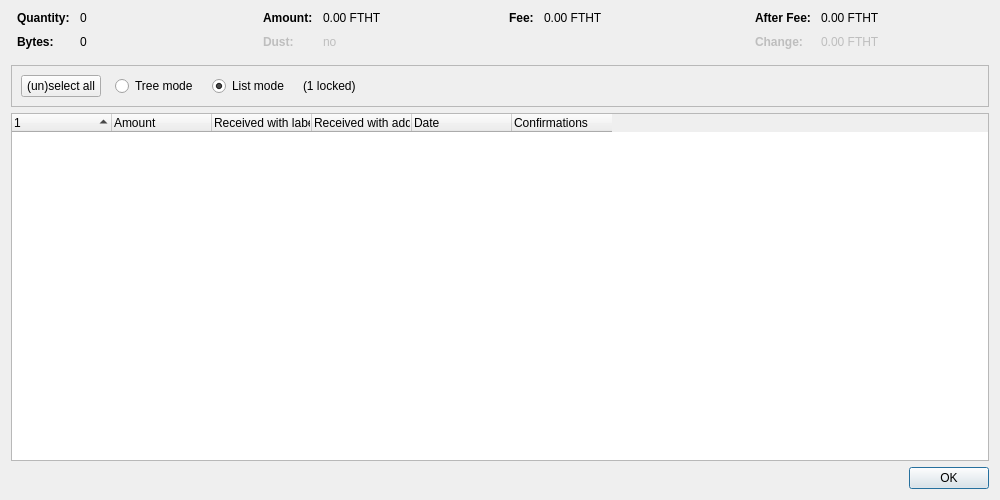
<?xml version="1.0" encoding="UTF-8"?>
<ui version="4.0">
 <class>CoinControlDialog</class>
 <widget class="QDialog" name="CoinControlDialog">
  <property name="geometry">
   <rect>
    <x>0</x>
    <y>0</y>
    <width>1000</width>
    <height>500</height>
   </rect>
  </property>
  <property name="windowTitle">
   <string>Coin Selection</string>
  </property>
  <layout class="QVBoxLayout" name="verticalLayout">
   <item>
    <layout class="QHBoxLayout" name="horizontalLayoutTop" stretch="0,0,0,0">
     <property name="topMargin">
      <number>0</number>
     </property>
     <property name="bottomMargin">
      <number>10</number>
     </property>
     <item>
      <layout class="QFormLayout" name="formLayoutCoinControl1">
       <property name="horizontalSpacing">
        <number>10</number>
       </property>
       <property name="verticalSpacing">
        <number>10</number>
       </property>
       <property name="leftMargin">
        <number>6</number>
       </property>
       <property name="rightMargin">
        <number>6</number>
       </property>
       <item row="0" column="0">
        <widget class="QLabel" name="labelCoinControlQuantityText">
         <property name="font">
          <font>
           <weight>75</weight>
           <bold>true</bold>
          </font>
         </property>
         <property name="text">
          <string>Quantity:</string>
         </property>
        </widget>
       </item>
       <item row="0" column="1">
        <widget class="QLabel" name="labelCoinControlQuantity">
         <property name="cursor">
          <cursorShape>IBeamCursor</cursorShape>
         </property>
         <property name="contextMenuPolicy">
          <enum>Qt::ActionsContextMenu</enum>
         </property>
         <property name="text">
          <string notr="true">0</string>
         </property>
         <property name="textInteractionFlags">
          <set>Qt::LinksAccessibleByMouse|Qt::TextSelectableByKeyboard|Qt::TextSelectableByMouse</set>
         </property>
        </widget>
       </item>
       <item row="1" column="0">
        <widget class="QLabel" name="labelCoinControlBytesText">
         <property name="font">
          <font>
           <weight>75</weight>
           <bold>true</bold>
          </font>
         </property>
         <property name="text">
          <string>Bytes:</string>
         </property>
        </widget>
       </item>
       <item row="1" column="1">
        <widget class="QLabel" name="labelCoinControlBytes">
         <property name="cursor">
          <cursorShape>IBeamCursor</cursorShape>
         </property>
         <property name="contextMenuPolicy">
          <enum>Qt::ActionsContextMenu</enum>
         </property>
         <property name="text">
          <string notr="true">0</string>
         </property>
         <property name="textInteractionFlags">
          <set>Qt::LinksAccessibleByMouse|Qt::TextSelectableByKeyboard|Qt::TextSelectableByMouse</set>
         </property>
        </widget>
       </item>
      </layout>
     </item>
     <item>
      <layout class="QFormLayout" name="formLayoutCoinControl2">
       <property name="horizontalSpacing">
        <number>10</number>
       </property>
       <property name="verticalSpacing">
        <number>10</number>
       </property>
       <property name="leftMargin">
        <number>6</number>
       </property>
       <property name="rightMargin">
        <number>6</number>
       </property>
       <item row="0" column="0">
        <widget class="QLabel" name="labelCoinControlAmountText">
         <property name="font">
          <font>
           <weight>75</weight>
           <bold>true</bold>
          </font>
         </property>
         <property name="text">
          <string>Amount:</string>
         </property>
        </widget>
       </item>
       <item row="0" column="1">
        <widget class="QLabel" name="labelCoinControlAmount">
         <property name="cursor">
          <cursorShape>IBeamCursor</cursorShape>
         </property>
         <property name="contextMenuPolicy">
          <enum>Qt::ActionsContextMenu</enum>
         </property>
         <property name="text">
          <string notr="true">0.00 FTHT</string>
         </property>
         <property name="textInteractionFlags">
          <set>Qt::LinksAccessibleByMouse|Qt::TextSelectableByKeyboard|Qt::TextSelectableByMouse</set>
         </property>
        </widget>
       </item>
       <item row="1" column="0">
        <widget class="QLabel" name="labelCoinControlLowOutputText">
         <property name="enabled">
          <bool>false</bool>
         </property>
         <property name="font">
          <font>
           <weight>75</weight>
           <bold>true</bold>
          </font>
         </property>
         <property name="text">
          <string>Dust:</string>
         </property>
        </widget>
       </item>
       <item row="1" column="1">
        <widget class="QLabel" name="labelCoinControlLowOutput">
         <property name="enabled">
          <bool>false</bool>
         </property>
         <property name="cursor">
          <cursorShape>IBeamCursor</cursorShape>
         </property>
         <property name="contextMenuPolicy">
          <enum>Qt::ActionsContextMenu</enum>
         </property>
         <property name="text">
          <string notr="true">no</string>
         </property>
         <property name="textInteractionFlags">
          <set>Qt::LinksAccessibleByMouse|Qt::TextSelectableByKeyboard|Qt::TextSelectableByMouse</set>
         </property>
        </widget>
       </item>
      </layout>
     </item>
     <item>
      <layout class="QFormLayout" name="formLayoutCoinControl3">
       <property name="horizontalSpacing">
        <number>10</number>
       </property>
       <property name="verticalSpacing">
        <number>10</number>
       </property>
       <property name="leftMargin">
        <number>6</number>
       </property>
       <property name="rightMargin">
        <number>6</number>
       </property>
       <item row="0" column="0">
        <widget class="QLabel" name="labelCoinControlFeeText">
         <property name="font">
          <font>
           <weight>75</weight>
           <bold>true</bold>
          </font>
         </property>
         <property name="text">
          <string>Fee:</string>
         </property>
        </widget>
       </item>
       <item row="0" column="1">
        <widget class="QLabel" name="labelCoinControlFee">
         <property name="cursor">
          <cursorShape>IBeamCursor</cursorShape>
         </property>
         <property name="contextMenuPolicy">
          <enum>Qt::ActionsContextMenu</enum>
         </property>
         <property name="text">
          <string notr="true">0.00 FTHT</string>
         </property>
         <property name="textInteractionFlags">
          <set>Qt::LinksAccessibleByMouse|Qt::TextSelectableByKeyboard|Qt::TextSelectableByMouse</set>
         </property>
        </widget>
       </item>
      </layout>
     </item>
     <item>
      <layout class="QFormLayout" name="formLayoutCoinControl4">
       <property name="horizontalSpacing">
        <number>10</number>
       </property>
       <property name="verticalSpacing">
        <number>10</number>
       </property>
       <property name="leftMargin">
        <number>6</number>
       </property>
       <property name="rightMargin">
        <number>6</number>
       </property>
       <item row="0" column="0">
        <widget class="QLabel" name="labelCoinControlAfterFeeText">
         <property name="font">
          <font>
           <weight>75</weight>
           <bold>true</bold>
          </font>
         </property>
         <property name="text">
          <string>After Fee:</string>
         </property>
        </widget>
       </item>
       <item row="0" column="1">
        <widget class="QLabel" name="labelCoinControlAfterFee">
         <property name="cursor">
          <cursorShape>IBeamCursor</cursorShape>
         </property>
         <property name="contextMenuPolicy">
          <enum>Qt::ActionsContextMenu</enum>
         </property>
         <property name="text">
          <string notr="true">0.00 FTHT</string>
         </property>
         <property name="textInteractionFlags">
          <set>Qt::LinksAccessibleByMouse|Qt::TextSelectableByKeyboard|Qt::TextSelectableByMouse</set>
         </property>
        </widget>
       </item>
       <item row="1" column="0">
        <widget class="QLabel" name="labelCoinControlChangeText">
         <property name="enabled">
          <bool>false</bool>
         </property>
         <property name="font">
          <font>
           <weight>75</weight>
           <bold>true</bold>
          </font>
         </property>
         <property name="text">
          <string>Change:</string>
         </property>
        </widget>
       </item>
       <item row="1" column="1">
        <widget class="QLabel" name="labelCoinControlChange">
         <property name="enabled">
          <bool>false</bool>
         </property>
         <property name="cursor">
          <cursorShape>IBeamCursor</cursorShape>
         </property>
         <property name="contextMenuPolicy">
          <enum>Qt::ActionsContextMenu</enum>
         </property>
         <property name="text">
          <string notr="true">0.00 FTHT</string>
         </property>
         <property name="textInteractionFlags">
          <set>Qt::LinksAccessibleByMouse|Qt::TextSelectableByKeyboard|Qt::TextSelectableByMouse</set>
         </property>
        </widget>
       </item>
      </layout>
     </item>
    </layout>
   </item>
   <item>
    <widget class="QFrame" name="frame">
     <property name="minimumSize">
      <size>
       <width>0</width>
       <height>40</height>
      </size>
     </property>
     <property name="frameShape">
      <enum>QFrame::StyledPanel</enum>
     </property>
     <property name="frameShadow">
      <enum>QFrame::Sunken</enum>
     </property>
     <layout class="QHBoxLayout" name="horizontalLayout">
      <item>
       <layout class="QHBoxLayout" name="horizontalLayoutPanel" stretch="0,0,0,0,0">
        <property name="spacing">
         <number>14</number>
        </property>
        <item>
         <widget class="QPushButton" name="pushButtonSelectAll">
          <property name="sizePolicy">
           <sizepolicy hsizetype="Maximum" vsizetype="Fixed">
            <horstretch>0</horstretch>
            <verstretch>0</verstretch>
           </sizepolicy>
          </property>
          <property name="text">
           <string>(un)select all</string>
          </property>
          <property name="autoDefault">
           <bool>false</bool>
          </property>
         </widget>
        </item>
        <item>
         <widget class="QRadioButton" name="radioTreeMode">
          <property name="sizePolicy">
           <sizepolicy hsizetype="Maximum" vsizetype="Fixed">
            <horstretch>0</horstretch>
            <verstretch>0</verstretch>
           </sizepolicy>
          </property>
          <property name="text">
           <string>Tree mode</string>
          </property>
         </widget>
        </item>
        <item>
         <widget class="QRadioButton" name="radioListMode">
          <property name="sizePolicy">
           <sizepolicy hsizetype="Maximum" vsizetype="Fixed">
            <horstretch>0</horstretch>
            <verstretch>0</verstretch>
           </sizepolicy>
          </property>
          <property name="text">
           <string>List mode</string>
          </property>
          <property name="checked">
           <bool>true</bool>
          </property>
         </widget>
        </item>
        <item>
         <widget class="QLabel" name="labelLocked">
          <property name="text">
           <string notr="true">(1 locked)</string>
          </property>
         </widget>
        </item>
        <item>
         <spacer name="horizontalSpacer">
          <property name="orientation">
           <enum>Qt::Horizontal</enum>
          </property>
          <property name="sizeHint" stdset="0">
           <size>
            <width>40</width>
            <height>20</height>
           </size>
          </property>
         </spacer>
        </item>
       </layout>
      </item>
     </layout>
    </widget>
   </item>
   <item>
    <widget class="CoinControlTreeWidget" name="treeWidget">
     <property name="contextMenuPolicy">
      <enum>Qt::CustomContextMenu</enum>
     </property>
     <property name="sortingEnabled">
      <bool>false</bool>
     </property>
     <property name="columnCount">
      <number>6</number>
     </property>
     <attribute name="headerShowSortIndicator" stdset="0">
      <bool>true</bool>
     </attribute>
     <attribute name="headerStretchLastSection">
      <bool>false</bool>
     </attribute>
     <column>
      <property name="text">
       <string/>
      </property>
     </column>
     <column>
      <property name="text">
       <string>Amount</string>
      </property>
     </column>
     <column>
      <property name="text">
       <string>Received with label</string>
      </property>
     </column>
     <column>
      <property name="text">
       <string>Received with address</string>
      </property>
     </column>
     <column>
      <property name="text">
       <string>Date</string>
      </property>
     </column>
     <column>
      <property name="text">
       <string>Confirmations</string>
      </property>
      <property name="toolTip">
       <string>Confirmed</string>
      </property>
     </column>
     <column>
      <property name="text">
       <string/>
      </property>
     </column>
     <column>
      <property name="text">
       <string/>
      </property>
     </column>
     <column>
      <property name="text">
       <string/>
      </property>
     </column>
     <column>
      <property name="text">
       <string/>
      </property>
     </column>
    </widget>
   </item>
   <item>
    <widget class="QDialogButtonBox" name="buttonBox">
     <property name="orientation">
      <enum>Qt::Horizontal</enum>
     </property>
     <property name="standardButtons">
      <set>QDialogButtonBox::Ok</set>
     </property>
    </widget>
   </item>
  </layout>
 </widget>
 <customwidgets>
  <customwidget>
   <class>CoinControlTreeWidget</class>
   <extends>QTreeWidget</extends>
   <header>qt/coincontroltreewidget.h</header>
  </customwidget>
 </customwidgets>
 <resources/>
 <connections/>
</ui>
